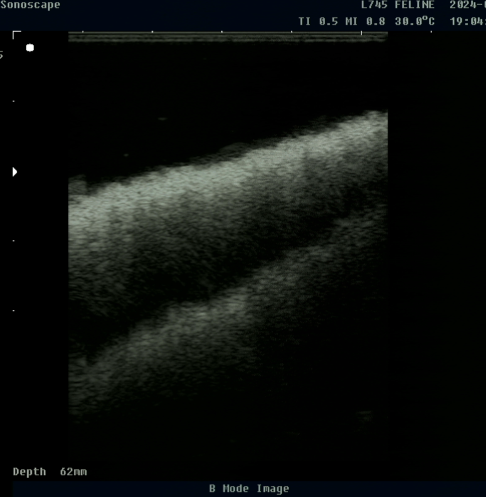
#> input picture ultrahang_screen (1).png, 972 x 994 px (shown at 1/2 size); the run also reads 1 picture not shown here
$ jupyter execute --allow-errors 'Ultrasound intensity filtering based on Histogram.ipynb'
#> lines starting #> are read from the running program, lines starting #| are printed output that depends on the picture; after the words box and inside, x2 and y2 are one past the last pixel; in counts of white or black regions, pixels touching at a corner belong together
<a href="https://colab.research.google.com/github/csataridominik/SouthKorea2025/blob/main/Ultrasound%20intensity%20filtering%20based%20on%20Histogram.ipynb" target="_parent"></a>

[cell 1]
import cv2
import numpy as np
import matplotlib.pyplot as plt

def extract_high_intensity(image_path, threshold=130):
    # Load the image in grayscale
#> called with image_path = 'ultrahang_screen (1).png', threshold = 130
    image = cv2.imread(image_path, cv2.IMREAD_GRAYSCALE)
#> image: shape (994, 972); min 0, max 255, mean 13.1

    # Create a binary mask where intensity is above the threshold
    _, mask = cv2.threshold(image, threshold, 255, cv2.THRESH_BINARY)
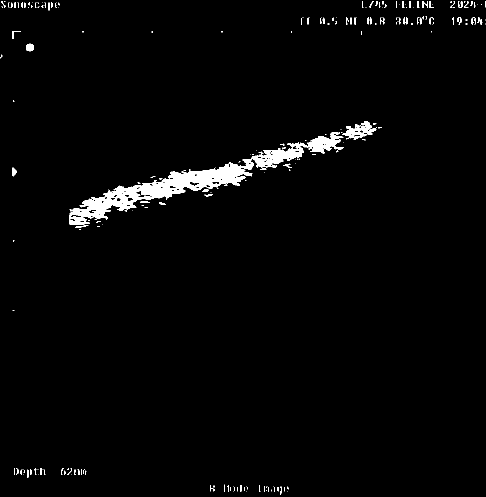
#> mask: shape (994, 972) (shown at 1/2 size); 2.1% white; 214 white regions (133 under 20 px), largest, box (x1, y1, x2, y2) and area: (138, 264, 687, 450) 15599, (684, 242, 754, 280) 1086, (52, 87, 67, 103) 193

    # Create an output image with only high-intensity areas
    output = np.zeros_like(image)
    output[mask > 0] = 255  # Set high-intensity regions to white

    return output

#histogram pixelintenzitás alapján
#quartile, hogy 20-30%-a legyen kiszedve a top intenzitásból

# Example usage
image_paths = ["ultrahang_screen (1).png"]  # Update paths if necessary

for i, img_path in enumerate(image_paths):
    result = extract_high_intensity(img_path)

    # Display the processed image
    plt.figure(figsize=(6,6))
    plt.imshow(result, cmap="gray")
    plt.axis("off")
    plt.title(f"Ultrasound intensity {i+1}")
    plt.show()

    # Save the processed image
    cv2.imwrite(f"processed_{i+1}.png", result)

[cell 2]
import cv2
import numpy as np
import matplotlib.pyplot as plt

def extract_top_x_percent(image_path):
    # Kép betöltése szürkeárnyalatosként
    image = cv2.imread(image_path, cv2.IMREAD_GRAYSCALE)

    # Hisztogram számítása
    hist, bins = np.histogram(image.flatten(), bins=256, range=[0,256])

    # Kumulatív eloszlás számítása
    cdf = hist.cumsum()
    cdf_normalized = cdf / cdf[-1]  # Normalizált kumulatív eloszlás

    # Küszöbérték meghatározása a felső 20%-hoz
    threshold_value = np.where(cdf_normalized >= 0.97)[0][0]

    # Maszk létrehozása: csak azok a pixelek maradnak, amelyek a felső 20%-ba esnek
    mask = image >= threshold_value
    output = np.zeros_like(image)
    output[mask] = 255  # A magas intenzitású pixelek fehérek lesznek, a többi fekete

    return image, hist, bins, output, threshold_value

# Futtatás
image_path = "ultrahang_screen3.png"  # Cseréld ki a saját fájlodra
#> (the rest of this cell did not finish here and is left out)

HISZTOGRAM ALAPJÁN

[cell 3]
import cv2
import numpy as np
import matplotlib.pyplot as plt

def extract_top_x_percent(image_path):
    # Kép betöltése szürkeárnyalatosként
#> called with image_path = 'ultrahang_screen2.png'
    image = cv2.imread(image_path, cv2.IMREAD_GRAYSCALE)
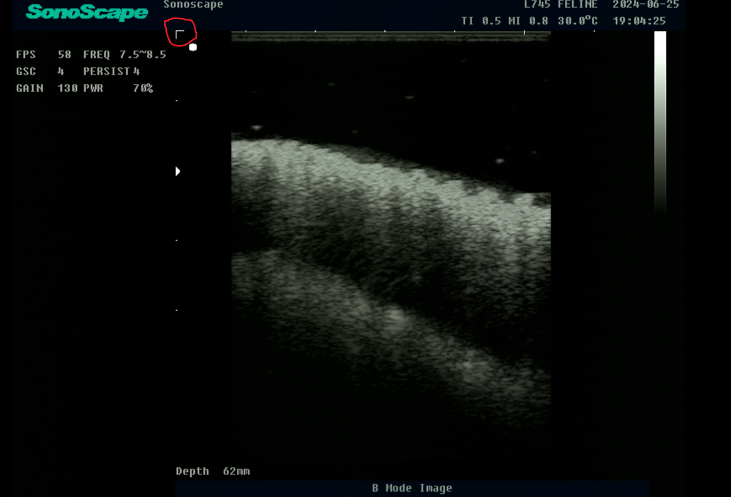
#> input picture ultrahang_screen2.png, 1461 x 994 px (shown at 1/2 size)
#> image: shape (994, 1461); min 0, max 255, mean 11.6

    # Hisztogram számítása
    hist, bins = np.histogram(image.flatten(), bins=256, range=[0,256])
#> hist = 256 values, max 991447 at index 0, min 0 at index 7, mean 5672.8; bins = 257 values from 0 to 256

    # Kumulatív eloszlás számítása
    cdf = hist.cumsum()
#> cdf = 256 values from 991447 to 1452234
    #print(cdf)
    cdf_normalized = cdf / cdf[-1]  # Normalizált kumulatív eloszlás
#> cdf_normalized = 256 values from 0.683 to 1
    #print(cdf_normalized)

    # Küszöbérték meghatározása a felső 3-4%-hoz
    threshold_value = np.where(cdf_normalized >= 0.96)[0][0]
#> threshold_value = 105

    # Maszk létrehozása: csak azok a pixelek maradnak, amelyek a felső 20%-ba esnek
    mask = image >= threshold_value
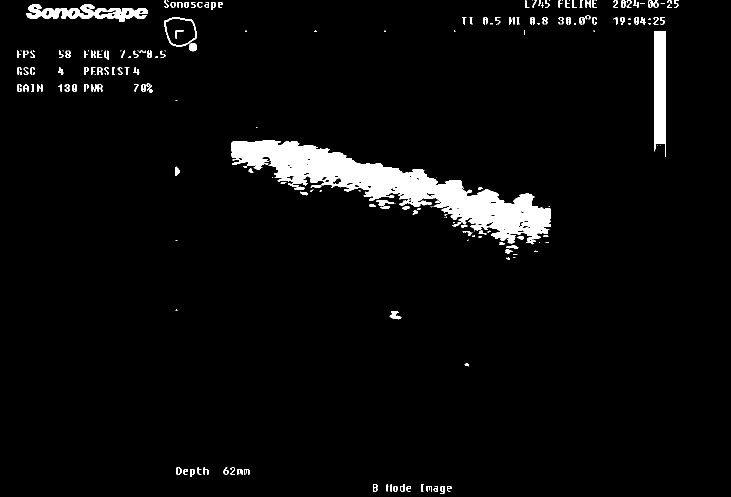
#> mask: shape (994, 1461) bool (shown at 1/2 size); 4% white; 217 white regions (74 under 20 px), largest, box (x1, y1, x2, y2) and area: (463, 280, 1101, 489) 39173, (1309, 62, 1332, 314) 5266, (52, 9, 296, 44) 3905
    output = np.zeros_like(image)
    output[mask] = 255  # A magas intenzitású pixelek fehérek lesznek, a többi fekete

    return image, output, threshold_value

# Futtatás
image_path = "ultrahang_screen2.png"  # Cseréld ki a saját fájlodra
#image_path = "ultrasound4.png"
original, processed, threshold = extract_top_x_percent(image_path)
#> threshold = 105

# Ábrázolás
fig, axs = plt.subplots(1, 2, figsize=(10, 5))

# Eredeti kép
axs[0].imshow(original, cmap="gray")
axs[0].axis("off")
axs[0].set_title("Eredeti kép")

# Feldolgozott kép
axs[1].imshow(processed, cmap="gray")
axs[1].axis("off")
axs[1].set_title("Felső 3% intenzitás")

plt.show()
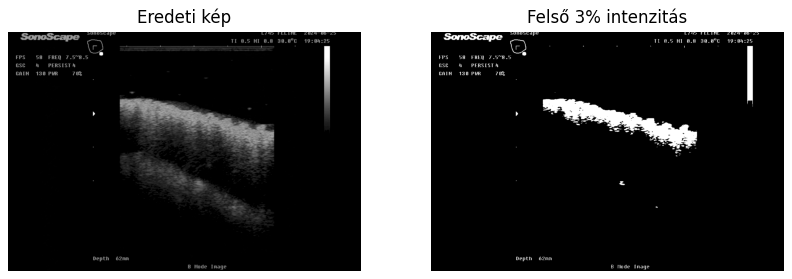
#> figure drawn by matplotlib, 2 panels

[cell 4]
import cv2
import matplotlib.pyplot as plt
from scipy import signal
import numpy as np


main_img = cv2.imread("image.png", cv2.IMREAD_GRAYSCALE)  # Load main image in grayscale
kernel = main_img[61:79,25:43].copy()

# Apply template matching
result = cv2.matchTemplate(main_img, kernel, cv2.TM_CCOEFF_NORMED)
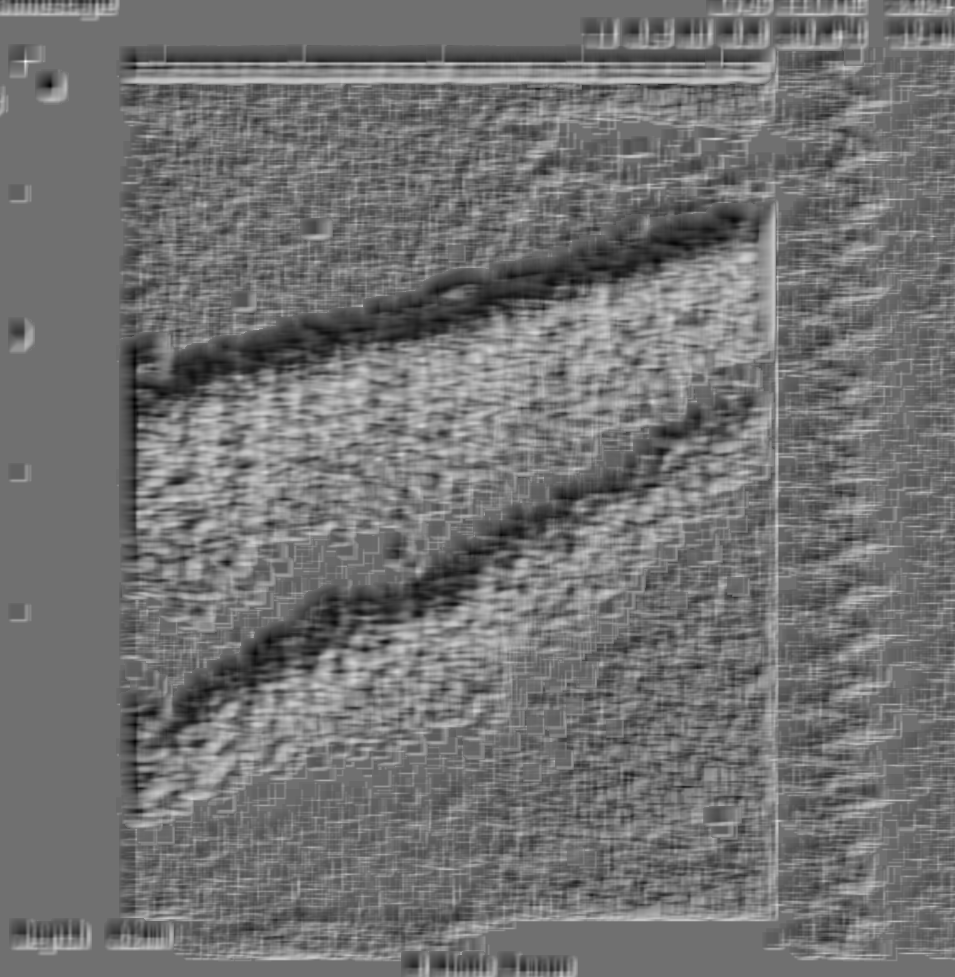
#> result: shape (977, 955) float32; min -0.788, max 1, mean 0.0155; drawn with min black and max white

# Get the best match location
min_val, max_val, min_loc, max_loc = cv2.minMaxLoc(result)
#> min_val = -0.788; max_val = 1; min_loc = (134, 399); max_loc = (25, 61)

# Draw a rectangle around the detected template
h, w = kernel.shape  # Get dimensions of the template
#> h = 18; w = 18
top_left = max_loc  # Best match location
#> top_left = (25, 61)
bottom_right = (top_left[0] + w, top_left[1] + h)
#> bottom_right = (43, 79)

cv2.rectangle(main_img, top_left, bottom_right, (255, 255, 255), 2)  # Draw rectangle
#> main_img: shape (994, 972); min 0, max 255, mean 13.2

# Show the result
cv2.imshow("Detected Shape", main_img)
cv2.waitKey(0)
cv2.destroyAllWindows()

[cell 5]
import cv2
import numpy as np
from google.colab.patches import cv2_imshow  # Import Colab-specific function

def find_left_up(main_img):
  # Load main image in grayscale


  # Define the template (kernel) from the main image
  #kernel = main_img[61:79, 25:43].copy()

  kernel = cv2.imread("kernel.png", cv2.IMREAD_GRAYSCALE)
  # Apply template matching
  result = cv2.matchTemplate(main_img, kernel, cv2.TM_CCOEFF_NORMED)

  # Get the best match location
  min_val, max_val, min_loc, max_loc = cv2.minMaxLoc(result)

  return max_loc
  # Draw a rectangle around the detected template
  # h, w = kernel.shape  # Get dimensions of the template
  # top_left = max_loc  # Best match location
  # bottom_right = (top_left[0] + w, top_left[1] + h)

  # cv2.rectangle(main_img, top_left, bottom_right, (255, 255, 255), 2)  # Draw rectangle

  # Display image in Colab (use cv2_imshow instead of cv2.imshow)
  #cv2_imshow(main_img)

  # Save the modified main image
  #cv2.imwrite("output.png", main_img)

[cell 6]
import cv2
import numpy as np
import matplotlib.pyplot as plt

image_path = "ultrasound4.png"
image = cv2.imread(image_path, cv2.IMREAD_GRAYSCALE)
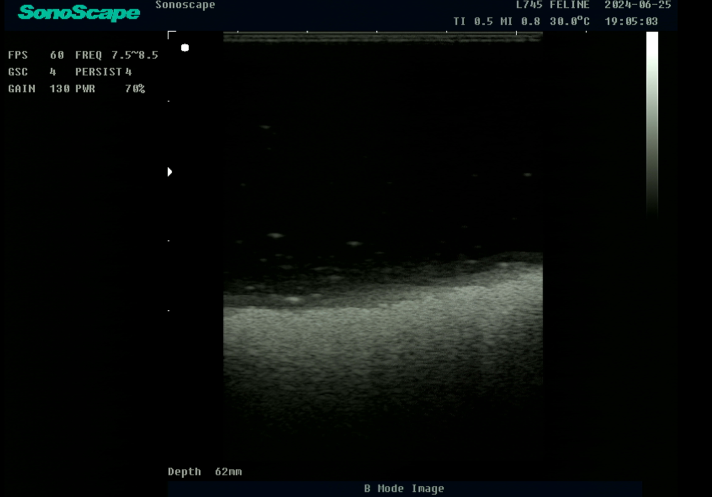
#> input picture ultrasound4.png, 1423 x 993 px (shown at 1/2 size)
#> image: shape (993, 1423); min 0, max 255, mean 10.2
#> (the rest of this cell did not finish here and is left out)

[cell 7]
import cv2
import numpy as np
from google.colab.patches import cv2_imshow  # Import Colab-specific function

# Load main image in grayscale
main_img = cv2.imread("image.png", cv2.IMREAD_GRAYSCALE)

# Define the template (kernel) from the main image
kernel = main_img[61:79, 25:43].copy()  # Ensure the kernel is defined

# Save the kernel as an image
cv2.imwrite("kernel.png", kernel)

# Apply template matching
result = cv2.matchTemplate(main_img, kernel, cv2.TM_CCOEFF_NORMED)

# Get the best match location
_, max_val, _, top_left = cv2.minMaxLoc(result)

# Get dimensions of the template
h, w = kernel.shape

# Compute bottom-right coordinates for cropping
bottom_right = (top_left[0] + w, top_left[1] + h)

# Crop the detected region from the main image
cropped_img = main_img[top_left[1:], top_left[0:]]
#> cropped_img = [59, 0]

# Display cropped image in Colab
cv2_imshow(cropped_img)

# Save the cropped image
cv2.imwrite("cropped_output.png", cropped_img)
#> Out = True
